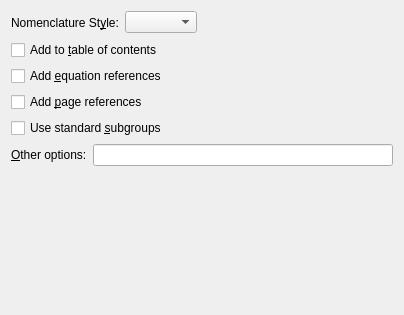
<?xml version="1.0" encoding="UTF-8"?>
<ui version="4.0">
 <class>NomenclUi</class>
 <widget class="QWidget" name="NomenclUi">
  <property name="geometry">
   <rect>
    <x>0</x>
    <y>0</y>
    <width>404</width>
    <height>315</height>
   </rect>
  </property>
  <property name="windowTitle">
   <string/>
  </property>
  <layout class="QGridLayout" name="gridLayout">
   <item row="0" column="0">
    <layout class="QVBoxLayout" name="verticalLayout">
     <item>
      <layout class="QHBoxLayout" name="horizontalLayout">
       <item>
        <widget class="QLabel" name="nomenclStyleLA">
         <property name="text">
          <string>Nomenclature St&amp;yle:</string>
         </property>
         <property name="buddy">
          <cstring>nomenclStyleCO</cstring>
         </property>
        </widget>
       </item>
       <item>
        <widget class="QComboBox" name="nomenclStyleCO"/>
       </item>
       <item>
        <spacer name="horizontalSpacer_2">
         <property name="orientation">
          <enum>Qt::Horizontal</enum>
         </property>
         <property name="sizeHint" stdset="0">
          <size>
           <width>138</width>
           <height>23</height>
          </size>
         </property>
        </spacer>
       </item>
      </layout>
     </item>
     <item>
      <widget class="QCheckBox" name="inTocCB">
       <property name="toolTip">
        <string>Add the nomenclature list to the table of contents</string>
       </property>
       <property name="text">
        <string>Add to &amp;table of contents</string>
       </property>
      </widget>
     </item>
     <item>
      <widget class="QCheckBox" name="eqRefCB">
       <property name="toolTip">
        <string>The phrase &quot;, see equation (x)&quot; is appended to every entry in the nomenclature where x is the number of the last equation in front of the corresponding nomenclature</string>
       </property>
       <property name="text">
        <string>Add &amp;equation references</string>
       </property>
      </widget>
     </item>
     <item>
      <widget class="QCheckBox" name="pageRefCB">
       <property name="toolTip">
        <string>The phrase &quot;, see page x&quot; is appended to every entry in the nomenclature where x is the number of the page on which the corresponding nomenclature is used</string>
       </property>
       <property name="text">
        <string>Add &amp;page references</string>
       </property>
      </widget>
     </item>
     <item>
      <widget class="QCheckBox" name="subgroupsCB">
       <property name="toolTip">
        <string>Use standard subgroups (Latin Letters, Greek Letters, ...) to structure the nomenclature list</string>
       </property>
       <property name="text">
        <string>Use standard &amp;subgroups</string>
       </property>
      </widget>
     </item>
     <item>
      <layout class="QHBoxLayout" name="horizontalLayout_2">
       <item>
        <widget class="QLabel" name="extraOptionsLA">
         <property name="text">
          <string>&amp;Other options:</string>
         </property>
         <property name="buddy">
          <cstring>extraOptionsLE</cstring>
         </property>
        </widget>
       </item>
       <item>
        <widget class="QLineEdit" name="extraOptionsLE">
         <property name="toolTip">
          <string>Insert additional options of the nomencl package here</string>
         </property>
         <property name="inputMethodHints">
          <set>Qt::ImhPreferLatin</set>
         </property>
        </widget>
       </item>
      </layout>
     </item>
    </layout>
   </item>
   <item row="1" column="0">
    <spacer name="verticalSpacer">
     <property name="orientation">
      <enum>Qt::Vertical</enum>
     </property>
     <property name="sizeHint" stdset="0">
      <size>
       <width>20</width>
       <height>40</height>
      </size>
     </property>
    </spacer>
   </item>
  </layout>
 </widget>
 <includes>
  <include location="local">qt_i18n.h</include>
 </includes>
 <resources/>
 <connections/>
</ui>
